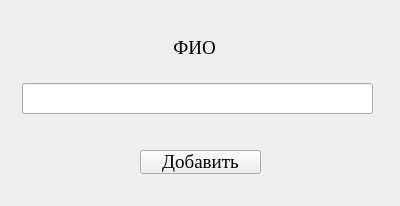
<?xml version="1.0" encoding="UTF-8"?>
<ui version="4.0">
 <class>adinfDeb</class>
 <widget class="QWidget" name="adinfDeb">
  <property name="geometry">
   <rect>
    <x>0</x>
    <y>0</y>
    <width>400</width>
    <height>206</height>
   </rect>
  </property>
  <property name="windowTitle">
   <string>Form</string>
  </property>
  <widget class="QPushButton" name="pushButtonDeb">
   <property name="geometry">
    <rect>
     <x>140</x>
     <y>150</y>
     <width>121</width>
     <height>24</height>
    </rect>
   </property>
   <property name="font">
    <font>
     <family>Times New Roman</family>
     <pointsize>14</pointsize>
    </font>
   </property>
   <property name="text">
    <string>Добавить</string>
   </property>
  </widget>
  <widget class="QLabel" name="label">
   <property name="geometry">
    <rect>
     <x>170</x>
     <y>40</y>
     <width>49</width>
     <height>16</height>
    </rect>
   </property>
   <property name="font">
    <font>
     <family>Times New Roman</family>
     <pointsize>14</pointsize>
    </font>
   </property>
   <property name="text">
    <string>ФИО</string>
   </property>
   <property name="alignment">
    <set>Qt::AlignCenter</set>
   </property>
  </widget>
  <widget class="QLineEdit" name="lineEdit">
   <property name="geometry">
    <rect>
     <x>22</x>
     <y>83</y>
     <width>351</width>
     <height>31</height>
    </rect>
   </property>
  </widget>
 </widget>
 <resources/>
 <connections/>
</ui>
